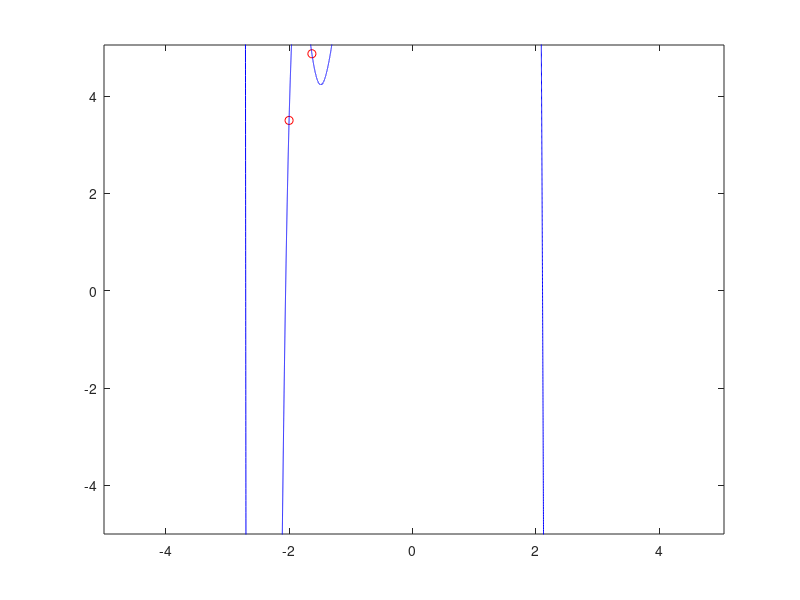

Recreate this plot in MATLAB.
%f = @(x)(1./(1+x.^2)); %función
%a = -2;
%b = 2;
%k = 5;
%h = ((b-a)/(k-1));%tamaño de paso
%xn = a+(0:(k-1))*h;
%yn = [f(xn)];
xn=  [-2.00  -1.6300  -1.2600 -.8900  -.53  -.16 .21 .58 .95 1.32 1.68 2.05];
yn= [3.5000 4.8700 5.4500 7.7600 7.4000 7.8600 8.7300 8.6700 10.3200 11.0000 10.7000 11.7800];
a = min(xn);
b = max(xn);
[l,k] = size(yn);
x = (a-3):.0001:(b+3);
An = [];
Ax = [];
for i = 0:(k-1)
    An=[An; xn.^i];
    Ax=[Ax; x.^i];
end
An = An';
Ax=Ax';
C = inv(An)*yn'
Px=Ax*C;
plot(xn,yn,'ro',x,Px,'b'); 
axis([a-3,b+3,a-3,b+3]);
